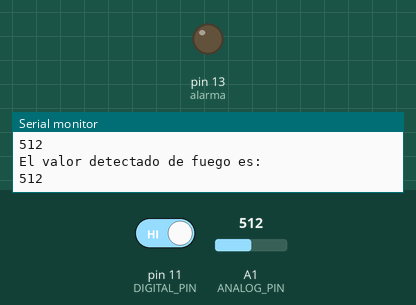
This sketch was run on a simulated Arduino Uno, built with avr-gcc and run on an emulated ATmega328P. Shown: output pins drawn as LEDs (lit = HIGH), the last lines printed to the serial monitor. The test bench sets the inputs (shaded band); at power-on: pin 11 (DIGITAL_PIN) HIGH, A1 (ANALOG_PIN) = 512.

Above: at 2.8 s.
2.9 s: pin 11 (DIGITAL_PIN) driven LOW
At 6.9 s:
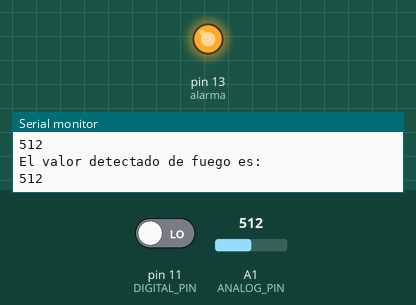
7.5 s: pin 11 (DIGITAL_PIN) driven HIGH
At 11.2 s:
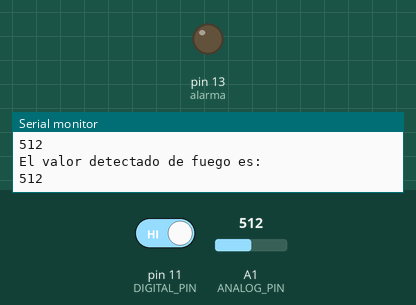
Timing chart, 0 to 12.7 s (numbered marks = the images above; inputs shaded):
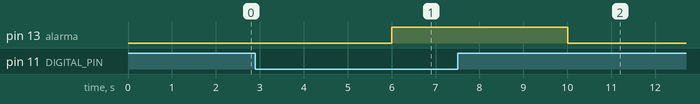

The sketch:

14b-SensorLlamaAnalogicoDigital.ino
```cpp
// Sensor de fuego sensores de la linea MH que detectan fuego, son sensores similares al de gas, solo que estos se encargan del fuego

#define ANALOG_PIN A1 /* Definir el pin analogo*/ /*Analogo mide la radiciacion detectada del ambiente y en digital si hay o no fuego*/
#define DIGITAL_PIN 11
#define alarma 13 /*Definir cierta alerta para el fuego*/

int valorFuego = 0;
int estado;

void setup() {
  //Comunicación serial
  Serial.begin(9600);
  pinMode(DIGITAL_PIN, INPUT);
  pinMode(alarma, OUTPUT);
}

void loop() {

  valorFuego = analogRead(ANALOG_PIN); //Lectura del sensor valores de infrarrojo

  estado = !digitalRead(DIGITAL_PIN); //Lectura del estado
  Serial.println("El valor detectado de fuego es: ");
  Serial.println(valorFuego);
  delay(2000);


  if(estado == 1){
    digitalWrite(alarma, HIGH);
  } else {
    digitalWrite(alarma, LOW);
  }

}
```

Measured:
- after the input at 2.9 s, pin 13 (alarma): LOW → HIGH after 3.1 s
- after the input at 7.5 s, pin 13 (alarma): HIGH → LOW after 2.5 s
